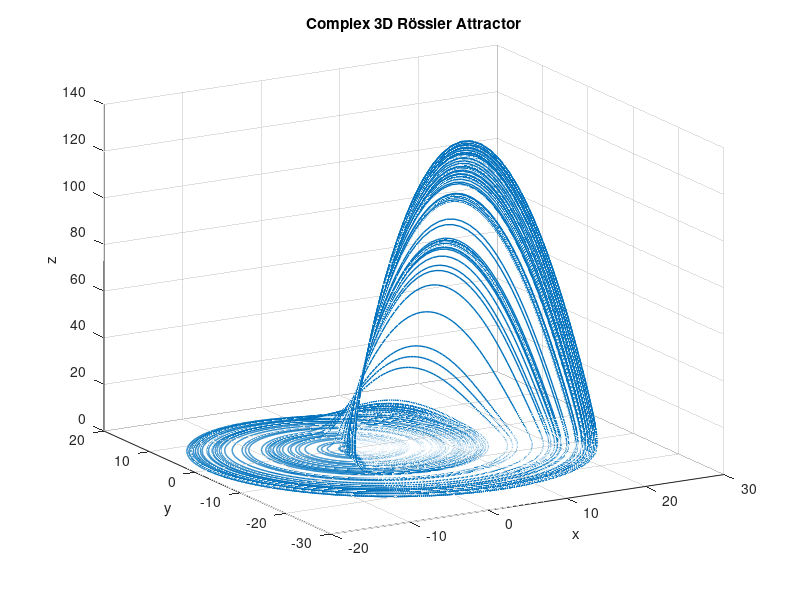

This figure's MATLAB source:
% Parameters
a = 0.25;
b = 0.1;
c = 10.0;

% Time settings
dt = 0.01;
T = 1000;
num_steps = T / dt;

% Initial conditions
x0 = 1.0;
y0 = 0.0;
z0 = 0.0;

% Initialize arrays to store trajectory
x = zeros(num_steps, 1);
y = zeros(num_steps, 1);
z = zeros(num_steps, 1);

% Initialize the first point of the trajectory
x(1) = x0;
y(1) = y0;
z(1) = z0;

% Simulation loop
for i = 1:num_steps-1
    dx = -y(i) - z(i);
    dy = x(i) + a*y(i);
    dz = b + z(i)*(x(i) - c);
    
    x(i+1) = x(i) + dx * dt;
    y(i+1) = y(i) + dy * dt;
    z(i+1) = z(i) + dz * dt;
end

% Plotting
figure;
plot3(x, y, z, 'LineWidth', 1.0);
title('Complex 3D Rössler Attractor');
xlabel('x');
ylabel('y');
zlabel('z');
grid on;
view([-30,20]);

% Save the plot as a PNG file
filename = 'Rossler.png';  % Output file name
saveas(gcf, filename);  % Save the current plot as a PNG file
disp(['Plot saved as ', filename]);
